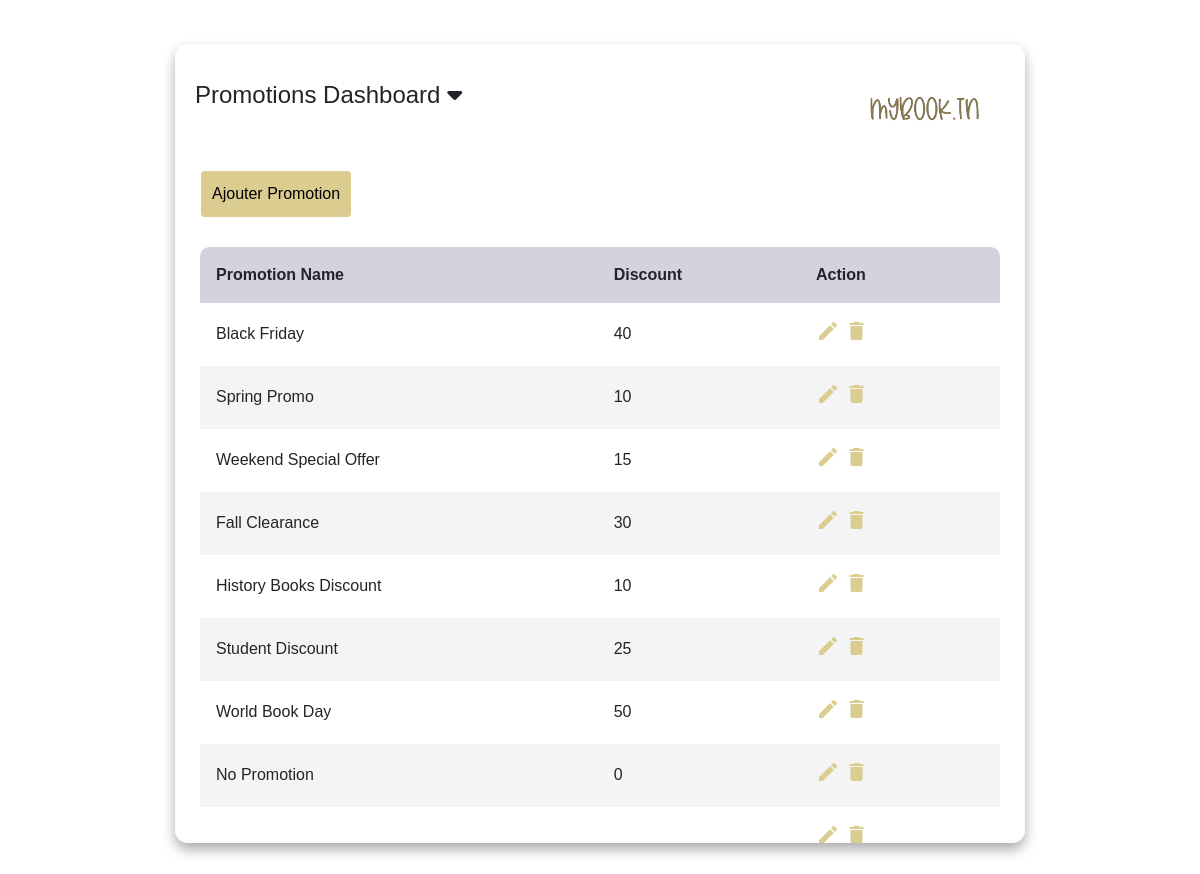
The app's page /app/views/dashboard/promotionsTable.php (signed in) with its own data.
### tables this page shows
CREATE TABLE IF NOT EXISTS `promotions` (
  `promotion_id` int NOT NULL AUTO_INCREMENT,
  `promo_name` varchar(255) NOT NULL,
  `discount` float NOT NULL,
  PRIMARY KEY (`promotion_id`)
);

### app/controllers/ControllerDashboard.php (called while the page is built, shortened)
<?php
require_once '..\..\models\ModelDashboard.php';
class ControllerDashboard extends Controller
{
    private $models;
    public function __construct()
    {
        $db = Database::getInstance()->getConnection();
        $this->models = new ModelDashboard($db);
    }
    public function getAllpromotions()
    {
        return $this->models->getAllpromotions();
    }
}
$controller = new ControllerDashboard();
$promotions = $controller->getAllpromotions();
?>

### app/models/ModelDashboard.php (called while the page is built, shortened)
<?php
require_once 'Model.php';
class ModelDashboard extends Model
{
    public function getAllpromotions()
    {
        try {
            $columns = 'promotion_id as "Promotion ID", 	promo_name as "Promotion Name" ,discount as Discount ';
            $sql = "SELECT " . $columns . " FROM promotions";
            $stmt = $this->db->query($sql);
            return $stmt->fetchAll(PDO::FETCH_ASSOC);
        } catch (PDOException $e) {
            die("Error finding data: " . $e->getMessage());
        }
    }
}

### app/models/Model.php (called while the page is built, shortened)
<?php
class Model
{
    public function __construct($db, $table)
    {
        $this->db = $db;
    }
}
?>

### app/views/dashboard/promotionsTable.php (the view, shortened to what this page needs)
<?php
require_once '..\..\controllers\ControllerDashboard.php';
?>
<!DOCTYPE html>
<html lang="en">
<head>
    <link rel="stylesheet" href="../../../assets/css/bootstrap.min.css">
    <link rel="stylesheet" href="../../../assets/css/dashboard.css">
</head>
<body>
    <div id="tableJdida" >
        <main class="tableau1" style="width: 850px;">
        <div class="content-wrapper">
                <div class="title">
                    <h4 id="toggleButton" style="padding: 20px ;">Promotions Dashboard <i class="fa-solid fa-caret-down"></i>
                    </h4>
                </div>
                <div class="image-container">
                    <a href="../../../index.php">
                        <img src="../../../assets/images/logo.png" style="width:200px;height:90px"
                            alt="Description de l'image">
                    </a>
                </div>
            </div>            </h4>
            <section class="tableau1__header">
                <button style="padding: 10px ;margin:10px;background-color:#dbcc8f"
                    class="btn btn-ajouter-produit">Ajouter Promotion</button>
            </section>
            <section class="tableau1__body" style="width: 800px;">
                <table>
                    <thead>
                        <tr>
                            <th>Promotion Name</th>
                            <th>Discount</th>
                            <th>action</th>
                        </tr>
                    </thead>
                    <tbody>
                        <?php
                        foreach ($promotions as $promotion) {
                            echo "<td>" . $promotion['Promotion Name'] . "</td>";
                            echo "<td>" . $promotion['Discount'] . "</td>";
                            echo '<td style="width: 200px;">
                            <a href="#" class="edit" title="Edit" data-toggle="modal" data-target="#editModal" onclick="fillEditModal(\'' . $promotion['Promotion ID'] . '\', \'' . $promotion['Promotion Name'] . '\', \'' . $promotion['Discount'] . '\')">
                            <i class="material-icons" style="color:#dbcc8f">&#xE254;</i></a>
                            <a href="#" onclick="deletePromo(\''. $promotion['Promotion ID'] .'\')">
                            <i class="material-icons" style="color:#dbcc8f">&#xE872;</i></a>
									</td>';
                        }
                        ?>
                    </tbody>
                </table>
            </section>
        </main>
    </div>
</body>
</html>

### assets/css/dashboard.css (style rules this page uses)
* { margin: 0; padding: 0; box-sizing: border-box; font-family: sans-serif; }
body { min-height: 100vh; background: url(../images/books-shop_bg.jpg) center / cover; display: flex; justify-content: center; align-items: center; }
main.tableau1 { width: 82vw; height: 90vh; background-color: #fff5; backdrop-filter: blur(7px); box-shadow: 0 .4rem .8rem #0005; border-radius: .8rem; overflow: hidden; }
.tableau1__header { width: 100%; height: 10%; background-color: #fff4; padding: .8rem 1rem; display: flex; justify-content: space-between; align-items: center; }
.tableau1__body { width: 96%; max-height: calc(78% - 1.6rem); background-color: #fffb; margin: .8rem auto; border-radius: .6rem; overflow: auto; overflow: overlay; }
table { width: 100%; }
table, th, td { border-collapse: collapse; padding: 1rem; text-align: left; }
thead th { position: sticky; top: 0; left: 0; background-color: #d5d1defe; cursor: pointer; text-transform: capitalize; }
tbody tr td, tbody tr td p, tbody tr td img { transition: .2s ease-in-out; }

### app/views/dashboard/promotionsTable.php (style rules this page uses)
.content-wrapper { display: flex; justify-content: space-between; align-items: center; flex-wrap: wrap; }
.title { flex-basis: 50%; }
.image-container { flex-basis: 45%; text-align: right; margin-top: 20px; }
.image-container img { max-width: 100%; height: auto; }

### records on screen
promotions: promo_name "Black Friday", discount "40"
promotions: promo_name "Spring Promo", discount "10"
promotions: promo_name "Weekend Special Offer", discount "15"
promotions: promo_name "Fall Clearance", discount "30"
promotions: promo_name "History Books Discount", discount "10"
promotions: promo_name "Student Discount", discount "25"
promotions: promo_name "World Book Day", discount "50"
promotions: promo_name "No Promotion", discount "0"
